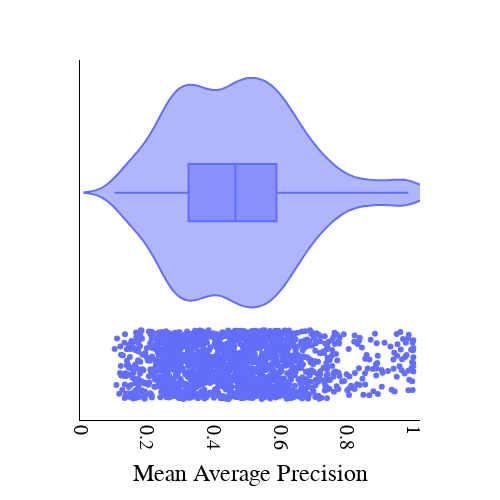

Notebook cell for this chart:
### Code cell
fig = px.violin(x=df['mean_average_precision'], range_x=[0,1.02], box=True, orientation='h')
fig.update_traces(points='all', width=0.1)
fig.update_layout(height=500, width=500, font_family='sans serif', font=dict(size=20, color='black'), xaxis_title='Mean Average Precision', yaxis_title='', showlegend=False)
fig.update_layout({'plot_bgcolor':'rgba(0,0,0,0)'})
fig.update_yaxes(showline=True, linewidth=1, linecolor='black')
fig.update_xaxes(showline=True, linewidth=1, linecolor='black', tickangle=90)
fig.data = fig.data[::-1] 

fig.show()

### Figure 1 — Plotly figure (JSON) as saved in the notebook; plotly's stock layout.template omitted (floating-point values rounded to 4 significant figures; data arrays with more than 128 entries replaced by an {"elided": "..."} marker saying what was removed)
{"data": [{"alignmentgroup": "True", "box": {"visible": true}, "hovertemplate": "x=%{x}<extra></extra>", "legendgroup": "", "marker": {"color": "#636efa"}, "name": "", "offsetgroup": "", "orientation": "h", "points": "all", "scalegroup": "True", "showlegend": false, "type": "violin", "width": 0.1, "x": {"elided": "1568 float values"}, "x0": " ", "xaxis": "x", "y0": " ", "yaxis": "y"}], "layout": {"font": {"color": "black", "family": "sans serif", "size": 20}, "height": 500, "legend": {"tracegroupgap": 0}, "margin": {"t": 60}, "plot_bgcolor": "rgba(0,0,0,0)", "showlegend": false, "violinmode": "group", "width": 500, "xaxis": {"anchor": "y", "domain": [0, 1], "linecolor": "black", "linewidth": 1, "range": [0, 1.02], "showline": true, "tickangle": 90, "title": {"text": "Mean Average Precision"}}, "yaxis": {"anchor": "x", "domain": [0, 1], "linecolor": "black", "linewidth": 1, "showline": true, "title": {"text": ""}}}}
